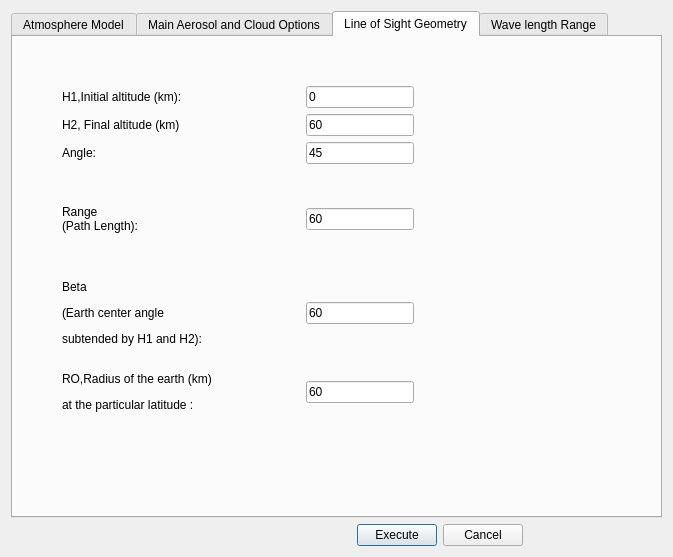
<?xml version="1.0" encoding="UTF-8"?>
<ui version="4.0">
 <class>Atmosphere_Dialog</class>
 <widget class="QDialog" name="Atmosphere_Dialog">
  <property name="geometry">
   <rect>
    <x>0</x>
    <y>0</y>
    <width>673</width>
    <height>557</height>
   </rect>
  </property>
  <property name="windowTitle">
   <string>Atmosphere</string>
  </property>
  <layout class="QGridLayout" name="gridLayout">
   <item row="1" column="0">
    <layout class="QHBoxLayout" name="horizontalLayout" stretch="5,0,0,2">
     <item>
      <spacer name="horizontalSpacer_2">
       <property name="orientation">
        <enum>Qt::Horizontal</enum>
       </property>
       <property name="sizeHint" stdset="0">
        <size>
         <width>252</width>
         <height>20</height>
        </size>
       </property>
      </spacer>
     </item>
     <item>
      <widget class="QPushButton" name="pushButton_Exec">
       <property name="text">
        <string>Execute</string>
       </property>
      </widget>
     </item>
     <item>
      <widget class="QPushButton" name="pushButton">
       <property name="text">
        <string>Cancel</string>
       </property>
      </widget>
     </item>
     <item>
      <spacer name="horizontalSpacer_3">
       <property name="orientation">
        <enum>Qt::Horizontal</enum>
       </property>
       <property name="sizeHint" stdset="0">
        <size>
         <width>89</width>
         <height>20</height>
        </size>
       </property>
      </spacer>
     </item>
    </layout>
   </item>
   <item row="0" column="0">
    <widget class="QTabWidget" name="tabWidget">
     <property name="currentIndex">
      <number>2</number>
     </property>
     <widget class="QWidget" name="tab">
      <attribute name="title">
       <string>Atmosphere Model</string>
      </attribute>
      <layout class="QGridLayout" name="gridLayout_2">
       <item row="0" column="1" rowspan="2" colspan="2">
        <widget class="QListWidget" name="listWidget">
         <item>
          <property name="text">
           <string>1 Tropical Atmosphere</string>
          </property>
         </item>
         <item>
          <property name="text">
           <string>2 Mid-Latitude Summer</string>
          </property>
         </item>
         <item>
          <property name="text">
           <string>3 Mid-Latitude Winter</string>
          </property>
         </item>
         <item>
          <property name="text">
           <string>4 Sub-Arctic Summer</string>
          </property>
         </item>
         <item>
          <property name="text">
           <string>5 Sub-Arctic Winter</string>
          </property>
         </item>
         <item>
          <property name="text">
           <string>6 1976 U.S. Standard</string>
          </property>
         </item>
        </widget>
       </item>
       <item row="1" column="3" colspan="2">
        <spacer name="horizontalSpacer">
         <property name="orientation">
          <enum>Qt::Horizontal</enum>
         </property>
         <property name="sizeHint" stdset="0">
          <size>
           <width>241</width>
           <height>20</height>
          </size>
         </property>
        </spacer>
       </item>
       <item row="1" column="0">
        <spacer name="verticalSpacer">
         <property name="orientation">
          <enum>Qt::Vertical</enum>
         </property>
         <property name="sizeHint" stdset="0">
          <size>
           <width>20</width>
           <height>170</height>
          </size>
         </property>
        </spacer>
       </item>
       <item row="0" column="0">
        <widget class="QLabel" name="label">
         <property name="text">
          <string>Atmospheric Model:</string>
         </property>
        </widget>
       </item>
       <item row="2" column="1">
        <spacer name="verticalSpacer_4">
         <property name="orientation">
          <enum>Qt::Vertical</enum>
         </property>
         <property name="sizeHint" stdset="0">
          <size>
           <width>20</width>
           <height>30</height>
          </size>
         </property>
        </spacer>
       </item>
       <item row="3" column="1" colspan="3">
        <widget class="QListWidget" name="listWidget_2">
         <item>
          <property name="text">
           <string>1 Horizontal (constant-pressure) path</string>
          </property>
         </item>
         <item>
          <property name="text">
           <string>2 Slant Paths Between Two Arbitrary Altitudes(ITYPE=2)</string>
          </property>
         </item>
         <item>
          <property name="text">
           <string>3 Slant Paths to Space (ITYPE = 3)</string>
          </property>
         </item>
        </widget>
       </item>
       <item row="4" column="2">
        <spacer name="verticalSpacer_2">
         <property name="orientation">
          <enum>Qt::Vertical</enum>
         </property>
         <property name="sizeHint" stdset="0">
          <size>
           <width>20</width>
           <height>29</height>
          </size>
         </property>
        </spacer>
       </item>
       <item row="3" column="0">
        <layout class="QVBoxLayout" name="verticalLayout">
         <item>
          <widget class="QLabel" name="label_2">
           <property name="text">
            <string>&lt;html&gt;&lt;head/&gt;&lt;body&gt;&lt;p&gt;Atmospheric Model:&lt;/p&gt;&lt;p&gt;of-sight(LOS)&lt;/p&gt;&lt;p&gt;path(ITYPE)&lt;/p&gt;&lt;/body&gt;&lt;/html&gt;</string>
           </property>
          </widget>
         </item>
         <item>
          <spacer name="verticalSpacer_3">
           <property name="orientation">
            <enum>Qt::Vertical</enum>
           </property>
           <property name="sizeHint" stdset="0">
            <size>
             <width>20</width>
             <height>40</height>
            </size>
           </property>
          </spacer>
         </item>
        </layout>
       </item>
      </layout>
     </widget>
     <widget class="QWidget" name="tab_2">
      <attribute name="title">
       <string>Main Aerosol and Cloud Options</string>
      </attribute>
      <layout class="QGridLayout" name="gridLayout_3">
       <item row="0" column="0">
        <layout class="QVBoxLayout" name="verticalLayout_2">
         <item>
          <widget class="QLabel" name="label_3">
           <property name="text">
            <string>&lt;html&gt;&lt;head/&gt;&lt;body&gt;&lt;p&gt;MAIN AEROSOL AND&lt;/p&gt;&lt;p&gt;CLOUD OPTIONS&lt;/p&gt;&lt;/body&gt;&lt;/html&gt;</string>
           </property>
          </widget>
         </item>
         <item>
          <spacer name="verticalSpacer_7">
           <property name="orientation">
            <enum>Qt::Vertical</enum>
           </property>
           <property name="sizeHint" stdset="0">
            <size>
             <width>20</width>
             <height>88</height>
            </size>
           </property>
          </spacer>
         </item>
        </layout>
       </item>
       <item row="0" column="1">
        <widget class="QListWidget" name="listWidget_3">
         <property name="sizePolicy">
          <sizepolicy hsizetype="Expanding" vsizetype="Minimum">
           <horstretch>0</horstretch>
           <verstretch>0</verstretch>
          </sizepolicy>
         </property>
         <item>
          <property name="text">
           <string>0 No aerosol or cloud attenuation included in the calculation</string>
          </property>
         </item>
         <item>
          <property name="text">
           <string>1 RURAL extinction, default VIS = 23 km</string>
          </property>
         </item>
         <item>
          <property name="text">
           <string>2 RURAL extinction, default VIS = 5 km</string>
          </property>
         </item>
         <item>
          <property name="text">
           <string>3 NAVY MARITIME extinction.  Sets VIS based on wind speed and relative humidity</string>
          </property>
         </item>
         <item>
          <property name="text">
           <string>4 MARITIME extinction, default VIS = 23 km</string>
          </property>
         </item>
         <item>
          <property name="text">
           <string>5 URBAN extinction, default VIS = 5 km</string>
          </property>
         </item>
         <item>
          <property name="text">
           <string>6 TROPOSPHERIC extinction, default VIS = 50 km</string>
          </property>
         </item>
        </widget>
       </item>
       <item row="1" column="1">
        <spacer name="verticalSpacer_6">
         <property name="orientation">
          <enum>Qt::Vertical</enum>
         </property>
         <property name="sizeHint" stdset="0">
          <size>
           <width>20</width>
           <height>226</height>
          </size>
         </property>
        </spacer>
       </item>
      </layout>
     </widget>
     <widget class="QWidget" name="tab_3">
      <attribute name="title">
       <string>Line of Sight Geometry</string>
      </attribute>
      <layout class="QGridLayout" name="gridLayout_6">
       <item row="9" column="3" colspan="2">
        <widget class="QLineEdit" name="lineEdit_5">
         <property name="text">
          <string>60</string>
         </property>
        </widget>
       </item>
       <item row="11" column="2">
        <widget class="QLabel" name="label_17">
         <property name="text">
          <string>&lt;html&gt;&lt;head/&gt;&lt;body&gt;&lt;p&gt;RO,Radius of the earth (km)&lt;/p&gt;&lt;p&gt;at the particular latitude :&lt;/p&gt;&lt;/body&gt;&lt;/html&gt;</string>
         </property>
        </widget>
       </item>
       <item row="5" column="3" colspan="2">
        <widget class="QLineEdit" name="lineEdit_3">
         <property name="text">
          <string>45</string>
         </property>
        </widget>
       </item>
       <item row="7" column="5">
        <spacer name="horizontalSpacer_8">
         <property name="orientation">
          <enum>Qt::Horizontal</enum>
         </property>
         <property name="sizeHint" stdset="0">
          <size>
           <width>222</width>
           <height>20</height>
          </size>
         </property>
        </spacer>
       </item>
       <item row="9" column="2">
        <widget class="QLabel" name="label_7">
         <property name="text">
          <string>&lt;!DOCTYPE HTML PUBLIC &quot;-//W3C//DTD HTML 4.0//EN&quot; &quot;http://www.w3.org/TR/REC-html40/strict.dtd&quot;&gt;
&lt;html&gt;&lt;head&gt;&lt;meta name=&quot;qrichtext&quot; content=&quot;1&quot; /&gt;&lt;style type=&quot;text/css&quot;&gt;
p, li { white-space: pre-wrap; }
&lt;/style&gt;&lt;/head&gt;&lt;body style=&quot; font-family:'SimSun'; font-size:9pt; font-weight:400; font-style:normal;&quot;&gt;
&lt;p style=&quot; margin-top:12px; margin-bottom:12px; margin-left:0px; margin-right:0px; -qt-block-indent:0; text-indent:0px;&quot;&gt;Beta&lt;/p&gt;
&lt;p style=&quot; margin-top:12px; margin-bottom:12px; margin-left:0px; margin-right:0px; -qt-block-indent:0; text-indent:0px;&quot;&gt;(Earth center angle &lt;/p&gt;
&lt;p style=&quot; margin-top:12px; margin-bottom:12px; margin-left:0px; margin-right:0px; -qt-block-indent:0; text-indent:0px;&quot;&gt;subtended by H1 and H2):&lt;/p&gt;&lt;/body&gt;&lt;/html&gt;</string>
         </property>
        </widget>
       </item>
       <item row="5" column="5">
        <spacer name="horizontalSpacer_7">
         <property name="orientation">
          <enum>Qt::Horizontal</enum>
         </property>
         <property name="sizeHint" stdset="0">
          <size>
           <width>222</width>
           <height>20</height>
          </size>
         </property>
        </spacer>
       </item>
       <item row="9" column="5">
        <spacer name="horizontalSpacer_9">
         <property name="orientation">
          <enum>Qt::Horizontal</enum>
         </property>
         <property name="sizeHint" stdset="0">
          <size>
           <width>222</width>
           <height>20</height>
          </size>
         </property>
        </spacer>
       </item>
       <item row="7" column="2">
        <widget class="QLabel" name="label_6">
         <property name="text">
          <string>Range
(Path Length):</string>
         </property>
        </widget>
       </item>
       <item row="7" column="3" colspan="2">
        <widget class="QLineEdit" name="lineEdit_4">
         <property name="text">
          <string>60</string>
         </property>
        </widget>
       </item>
       <item row="11" column="5">
        <spacer name="horizontalSpacer_10">
         <property name="orientation">
          <enum>Qt::Horizontal</enum>
         </property>
         <property name="sizeHint" stdset="0">
          <size>
           <width>222</width>
           <height>20</height>
          </size>
         </property>
        </spacer>
       </item>
       <item row="11" column="3" colspan="2">
        <widget class="QLineEdit" name="lineEdit_11">
         <property name="text">
          <string>60</string>
         </property>
        </widget>
       </item>
       <item row="5" column="2">
        <widget class="QLabel" name="label_8">
         <property name="text">
          <string>Angle:</string>
         </property>
        </widget>
       </item>
       <item row="3" column="2">
        <widget class="QLabel" name="label_4">
         <property name="text">
          <string>H1,Initial altitude (km):</string>
         </property>
        </widget>
       </item>
       <item row="0" column="2" colspan="2">
        <spacer name="horizontalSpacer_12">
         <property name="orientation">
          <enum>Qt::Horizontal</enum>
         </property>
         <property name="sizeHint" stdset="0">
          <size>
           <width>40</width>
           <height>20</height>
          </size>
         </property>
        </spacer>
       </item>
       <item row="7" column="1">
        <spacer name="verticalSpacer_16">
         <property name="orientation">
          <enum>Qt::Vertical</enum>
         </property>
         <property name="sizeHint" stdset="0">
          <size>
           <width>20</width>
           <height>40</height>
          </size>
         </property>
        </spacer>
       </item>
       <item row="7" column="0" rowspan="2">
        <spacer name="verticalSpacer_15">
         <property name="orientation">
          <enum>Qt::Vertical</enum>
         </property>
         <property name="sizeHint" stdset="0">
          <size>
           <width>20</width>
           <height>40</height>
          </size>
         </property>
        </spacer>
       </item>
       <item row="8" column="2" colspan="3">
        <spacer name="horizontalSpacer_13">
         <property name="orientation">
          <enum>Qt::Horizontal</enum>
         </property>
         <property name="sizeHint" stdset="0">
          <size>
           <width>40</width>
           <height>20</height>
          </size>
         </property>
        </spacer>
       </item>
       <item row="6" column="2">
        <spacer name="horizontalSpacer_14">
         <property name="orientation">
          <enum>Qt::Horizontal</enum>
         </property>
         <property name="sizeHint" stdset="0">
          <size>
           <width>40</width>
           <height>20</height>
          </size>
         </property>
        </spacer>
       </item>
       <item row="3" column="5">
        <spacer name="horizontalSpacer_5">
         <property name="orientation">
          <enum>Qt::Horizontal</enum>
         </property>
         <property name="sizeHint" stdset="0">
          <size>
           <width>222</width>
           <height>20</height>
          </size>
         </property>
        </spacer>
       </item>
       <item row="4" column="5">
        <spacer name="horizontalSpacer_6">
         <property name="orientation">
          <enum>Qt::Horizontal</enum>
         </property>
         <property name="sizeHint" stdset="0">
          <size>
           <width>222</width>
           <height>20</height>
          </size>
         </property>
        </spacer>
       </item>
       <item row="4" column="2">
        <widget class="QLabel" name="label_5">
         <property name="text">
          <string>H2, Final altitude (km) </string>
         </property>
        </widget>
       </item>
       <item row="4" column="3" colspan="2">
        <widget class="QLineEdit" name="lineEdit_2">
         <property name="text">
          <string>60</string>
         </property>
        </widget>
       </item>
       <item row="3" column="3" colspan="2">
        <widget class="QLineEdit" name="lineEdit">
         <property name="text">
          <string>0</string>
         </property>
        </widget>
       </item>
       <item row="12" column="4">
        <spacer name="verticalSpacer_14">
         <property name="orientation">
          <enum>Qt::Vertical</enum>
         </property>
         <property name="sizeHint" stdset="0">
          <size>
           <width>20</width>
           <height>95</height>
          </size>
         </property>
        </spacer>
       </item>
       <item row="10" column="2" colspan="3">
        <spacer name="horizontalSpacer_11">
         <property name="orientation">
          <enum>Qt::Horizontal</enum>
         </property>
         <property name="sizeHint" stdset="0">
          <size>
           <width>40</width>
           <height>20</height>
          </size>
         </property>
        </spacer>
       </item>
       <item row="1" column="2" colspan="2">
        <spacer name="horizontalSpacer_19">
         <property name="orientation">
          <enum>Qt::Horizontal</enum>
         </property>
         <property name="sizeHint" stdset="0">
          <size>
           <width>40</width>
           <height>20</height>
          </size>
         </property>
        </spacer>
       </item>
      </layout>
     </widget>
     <widget class="QWidget" name="tab_4">
      <attribute name="title">
       <string>Wave length Range</string>
      </attribute>
      <layout class="QGridLayout" name="gridLayout_8">
       <item row="0" column="1" colspan="2">
        <spacer name="horizontalSpacer_17">
         <property name="orientation">
          <enum>Qt::Horizontal</enum>
         </property>
         <property name="sizeHint" stdset="0">
          <size>
           <width>363</width>
           <height>20</height>
          </size>
         </property>
        </spacer>
       </item>
       <item row="1" column="2">
        <spacer name="horizontalSpacer_18">
         <property name="orientation">
          <enum>Qt::Horizontal</enum>
         </property>
         <property name="sizeHint" stdset="0">
          <size>
           <width>108</width>
           <height>20</height>
          </size>
         </property>
        </spacer>
       </item>
       <item row="2" column="1" rowspan="2">
        <layout class="QGridLayout" name="gridLayout_7">
         <item row="2" column="0">
          <widget class="QLabel" name="label_22">
           <property name="text">
            <string>Min</string>
           </property>
          </widget>
         </item>
         <item row="3" column="1">
          <widget class="QLineEdit" name="lineEdit_14">
           <property name="text">
            <string>10</string>
           </property>
          </widget>
         </item>
         <item row="1" column="1">
          <widget class="QLineEdit" name="lineEdit_12">
           <property name="text">
            <string>1</string>
           </property>
          </widget>
         </item>
         <item row="2" column="2">
          <widget class="QLabel" name="label_21">
           <property name="text">
            <string>um</string>
           </property>
          </widget>
         </item>
         <item row="3" column="2">
          <widget class="QLabel" name="label_23">
           <property name="text">
            <string>um</string>
           </property>
          </widget>
         </item>
         <item row="1" column="0">
          <widget class="QLabel" name="label_19">
           <property name="text">
            <string>Max</string>
           </property>
          </widget>
         </item>
         <item row="0" column="0">
          <widget class="QLabel" name="label_18">
           <property name="text">
            <string>Wavelength(um):</string>
           </property>
          </widget>
         </item>
         <item row="2" column="1">
          <widget class="QLineEdit" name="lineEdit_13">
           <property name="text">
            <string>10</string>
           </property>
          </widget>
         </item>
         <item row="3" column="0">
          <widget class="QLabel" name="label_24">
           <property name="text">
            <string>Step</string>
           </property>
          </widget>
         </item>
         <item row="1" column="2">
          <widget class="QLabel" name="label_20">
           <property name="text">
            <string>um</string>
           </property>
          </widget>
         </item>
        </layout>
       </item>
       <item row="2" column="3">
        <spacer name="horizontalSpacer_16">
         <property name="orientation">
          <enum>Qt::Horizontal</enum>
         </property>
         <property name="sizeHint" stdset="0">
          <size>
           <width>138</width>
           <height>20</height>
          </size>
         </property>
        </spacer>
       </item>
       <item row="3" column="0">
        <spacer name="horizontalSpacer_15">
         <property name="orientation">
          <enum>Qt::Horizontal</enum>
         </property>
         <property name="sizeHint" stdset="0">
          <size>
           <width>109</width>
           <height>20</height>
          </size>
         </property>
        </spacer>
       </item>
       <item row="4" column="1">
        <spacer name="verticalSpacer_13">
         <property name="orientation">
          <enum>Qt::Vertical</enum>
         </property>
         <property name="sizeHint" stdset="0">
          <size>
           <width>20</width>
           <height>306</height>
          </size>
         </property>
        </spacer>
       </item>
      </layout>
     </widget>
    </widget>
   </item>
  </layout>
 </widget>
 <resources/>
 <connections/>
</ui>
